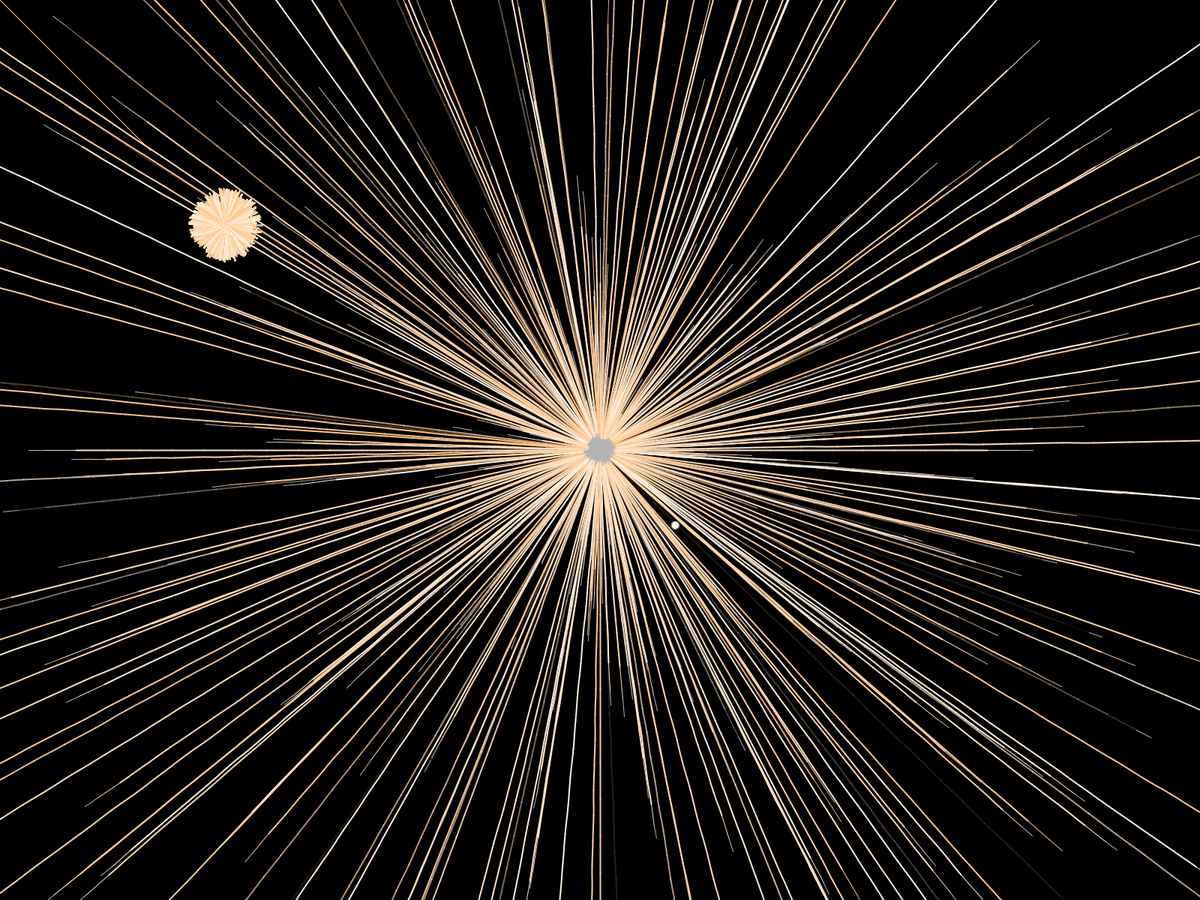
Frame 1 (no input)
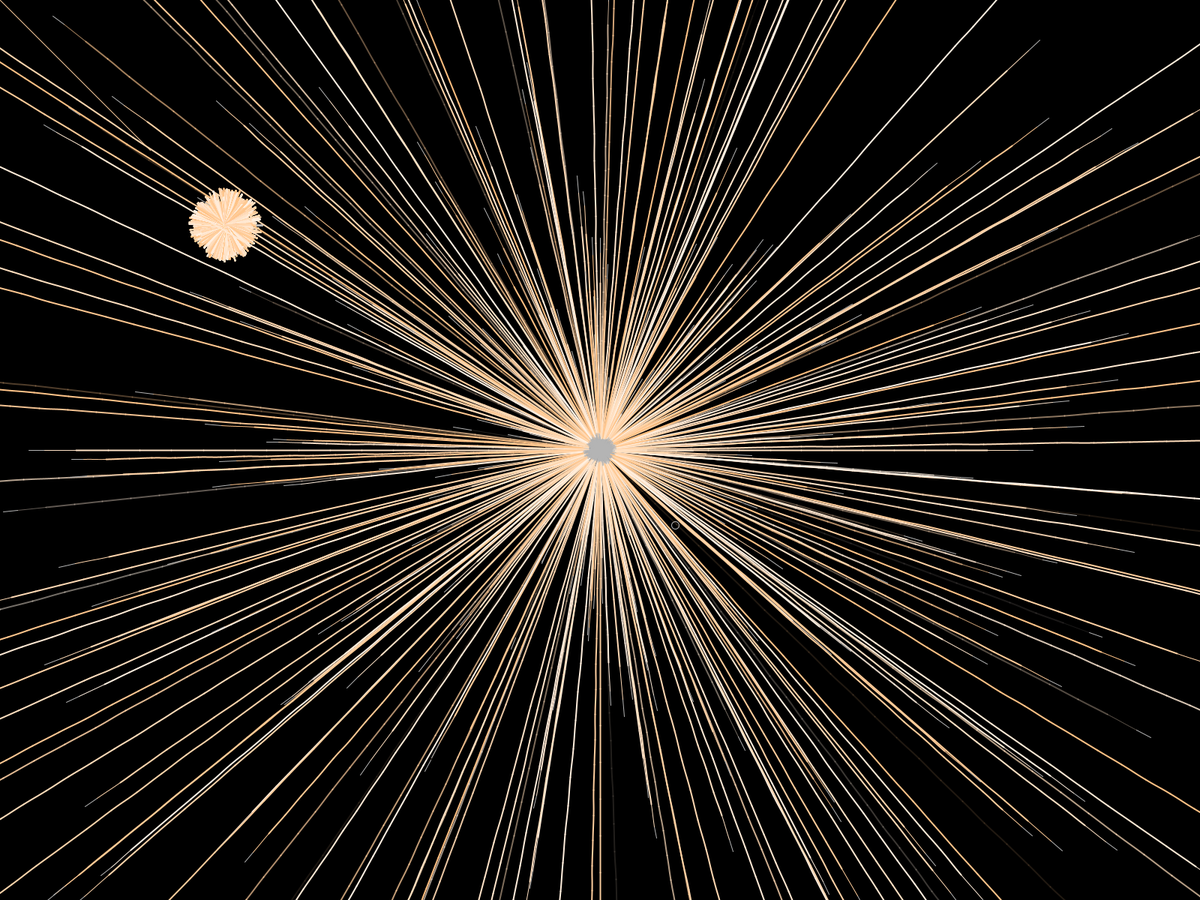
Frame 60 (the mouse pressed at the canvas centre just before this capture)
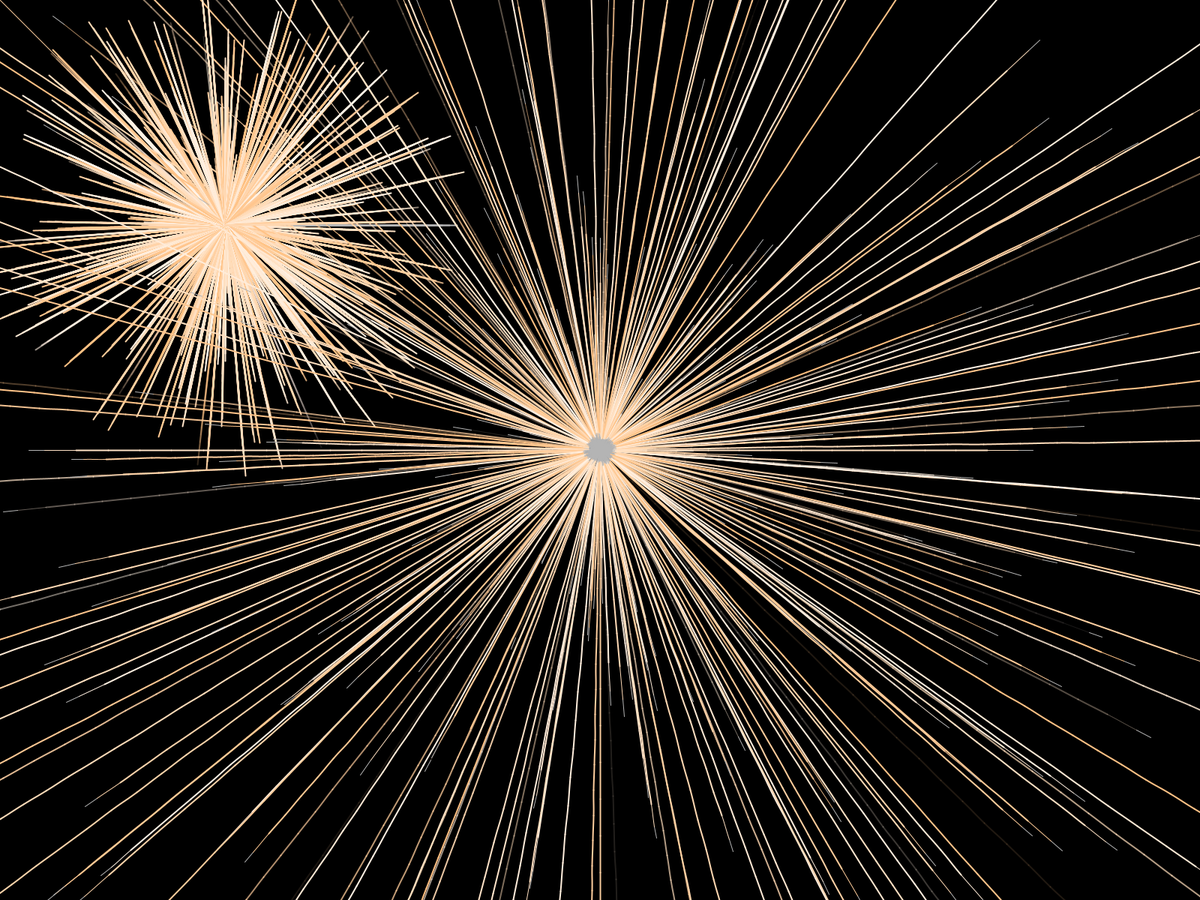
Frame 120 (the mouse held since frame 60 and released just before this capture)

The Processing sketch that drew these frames (run headless with seeded random() and noise(); from frame 60 on, the mouse is pressed at the canvas centre):

// Processing sketch: Fursphere
// ── Fursphere.pde
ArrayList<furposition>furposs = new ArrayList<furposition>();
ArrayList<pressreposition>pressreposs = new ArrayList<pressreposition>();
float sweight = 2;

void setup(){
  fullScreen();
  colorMode(HSB,360,100,100);
  for(float i = 0; i < 360; i += 1){
    furposition fpos = new furposition();
    fpos.x = width/2;
    fpos.y = height/2;
    fpos.col = color(30, random(10, 50), 100, random(20, 890));
    fpos.vecX = cos(radians(i))*random(30, 50);
    fpos.vecY = sin(radians(i))*random(30, 50);
    fpos.refrection = (int)random(3, 30);
    furposs.add(fpos);
  }
  pressreposition ppos = new pressreposition();
  ppos.x = width/2+100;
  ppos.y = height/2+100;
  ppos.power = 0;
  pressreposs.add(ppos);
}

void draw(){
  background(0);
  stroke(255);
  for(pressreposition pressrepos: pressreposs){
    ellipse(pressrepos.x , pressrepos.y, 10, 10);
  }
  if(mousePressed){
    pressreposition ppos = new pressreposition();
    ppos.x = mouseX;
    ppos.y = mouseY;
    ppos.power = 10;
    pressreposs.set(0, ppos);
  }
  for(furposition furpos: furposs){
    float firstposX = furpos.x;
    float firstposY = furpos.y;
    float furvecX = furpos.vecX;
    float furvecY = furpos.vecY;
    float distance = dist(0, 0, furpos.vecX, furvecY);
    ArrayList<position> furline = new ArrayList<position>();
    position pos = new position();
    pos.x = firstposX;
    pos.y = firstposY;
    furline.add(pos);
    for(int i = 0; i < furpos.refrection; i++){
      float angle = atan2(furvecX, furvecY); 
      float secondposX = firstposX + cos(angle) * distance;
      float secondposY = firstposY + sin(angle) * distance;
      pos = new position();
      pos.x = secondposX;
      pos.y = secondposY;
      furline.add(pos);
      strokeWeight(lerp(sweight, 1.0, i/furpos.refrection));
      
      //line(firstposX, firstposY, secondposX, secondposY);  
      firstposX = secondposX;
      firstposY = secondposY;
      for(pressreposition pressrepos: pressreposs){
        float distan = dist(secondposX, secondposY, pressrepos.x, pressrepos.y);
        furvecY -=  (pressrepos.x - firstposX) * pressrepos.power / distan;
        furvecX -=  (pressrepos.y - firstposY) * pressrepos.power / distan;
        line(300, 300, 300 + furvecX, 300 + furvecY);  
      }
    }
    println(furline.get(1).x);
    println(furline.get(2).x);
    onefur sendfur = new onefur();
    sendfur.pos = furline;
    sendfur.col = furpos.col;
    sendfur.refrection = furpos.refrection;
    bezierLine(sendfur);
  }
  line(200, 200, 0, 0);
}

position mid_point(position pos0, position pos1){
  position npos = new position();
  npos.x = pos0.x * 0.5f + pos1.x * 0.5f;
  npos.y = pos0.y * 0.5f + pos1.y * 0.5f;
  /*noStroke();
  fill(255);
  //ellipse(npos.x, npos.y, 5, 5);
  noFill();
  stroke(255);*/
  return npos;
}

void threeP_bezier(position pos0, position pos1, position pos2, color col) { //bezierposition
  noFill();
  stroke(col);
  println(col);
  bezier(mid_point(pos0, pos1).x, mid_point(pos0, pos1).y, pos1.x, pos1.y, pos1.x, pos1.y, mid_point(pos1, pos2).x, mid_point(pos1, pos2).y);
}

void bezierLine(onefur furdata){
  ArrayList<position> datas = new ArrayList<position>();
  datas = furdata.pos;
  strokeWeight(1);
  stroke(255);
  position pos0 = new position();
  position pos1 = new position();
  position eposb = new position();
  position epos = new position();
  pos0 = datas.get(0);
  pos1 = datas.get(1);
  eposb = datas.get(datas.size()-2);
  epos = datas.get(datas.size()-1);
      line(pos0.x, pos0.y, mid_point(pos0, pos1).x, mid_point(pos0, pos1).y);
      line(mid_point(eposb, epos).x, mid_point(eposb, epos).y, epos.x, epos.y);
      for(int a = 0; a < datas.size(); a++){
        strokeWeight(lerp(sweight, 1.0, a/furdata.refrection));
        if(a >= 2){
          position mpos = new position();
          mpos = datas.get(a);
          position mpos1 = new position();
          mpos1 = datas.get(a - 1);
          position mpos2 = new position();
          mpos2 = datas.get(a - 2);
          threeP_bezier(mpos, mpos1, mpos2, furdata.col);
        }
      }
}

class position{
  float x;
  float y;
}

class onefur{
  ArrayList<position> pos = new ArrayList<position>();
  int refrection;
  color col;
}

class furposition extends position{
  float vecX;
  float vecY;
  int refrection;
  color col;
}

class pressreposition extends position{
  float power;
}
